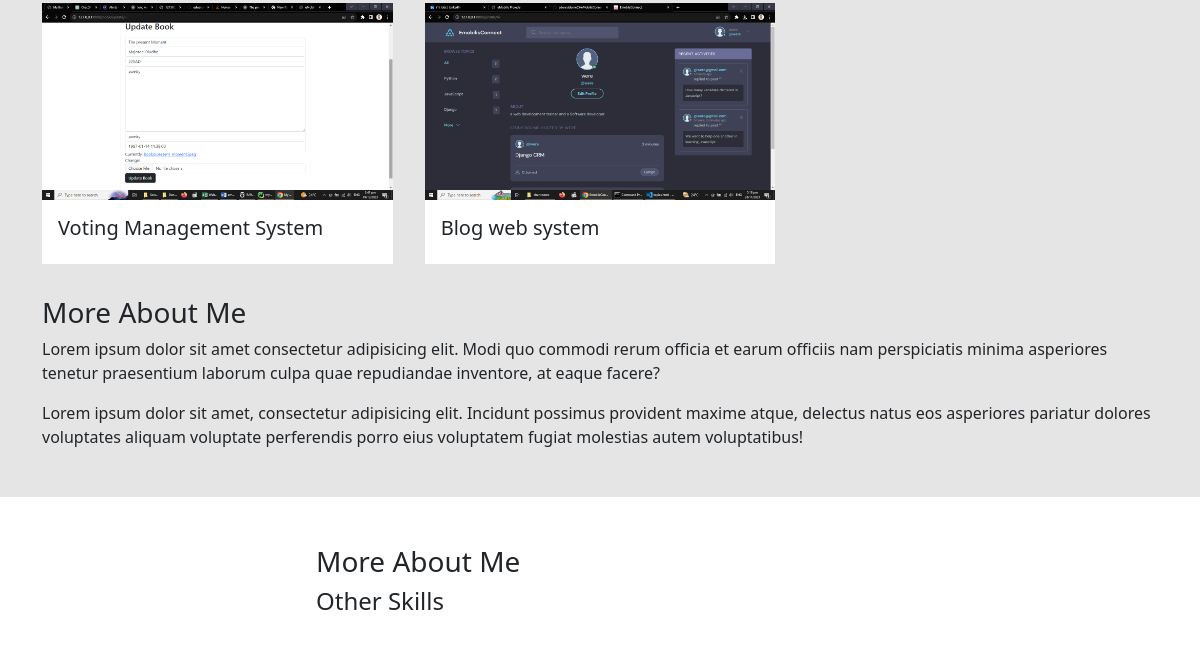
Before: / (lower part) with the older database file.
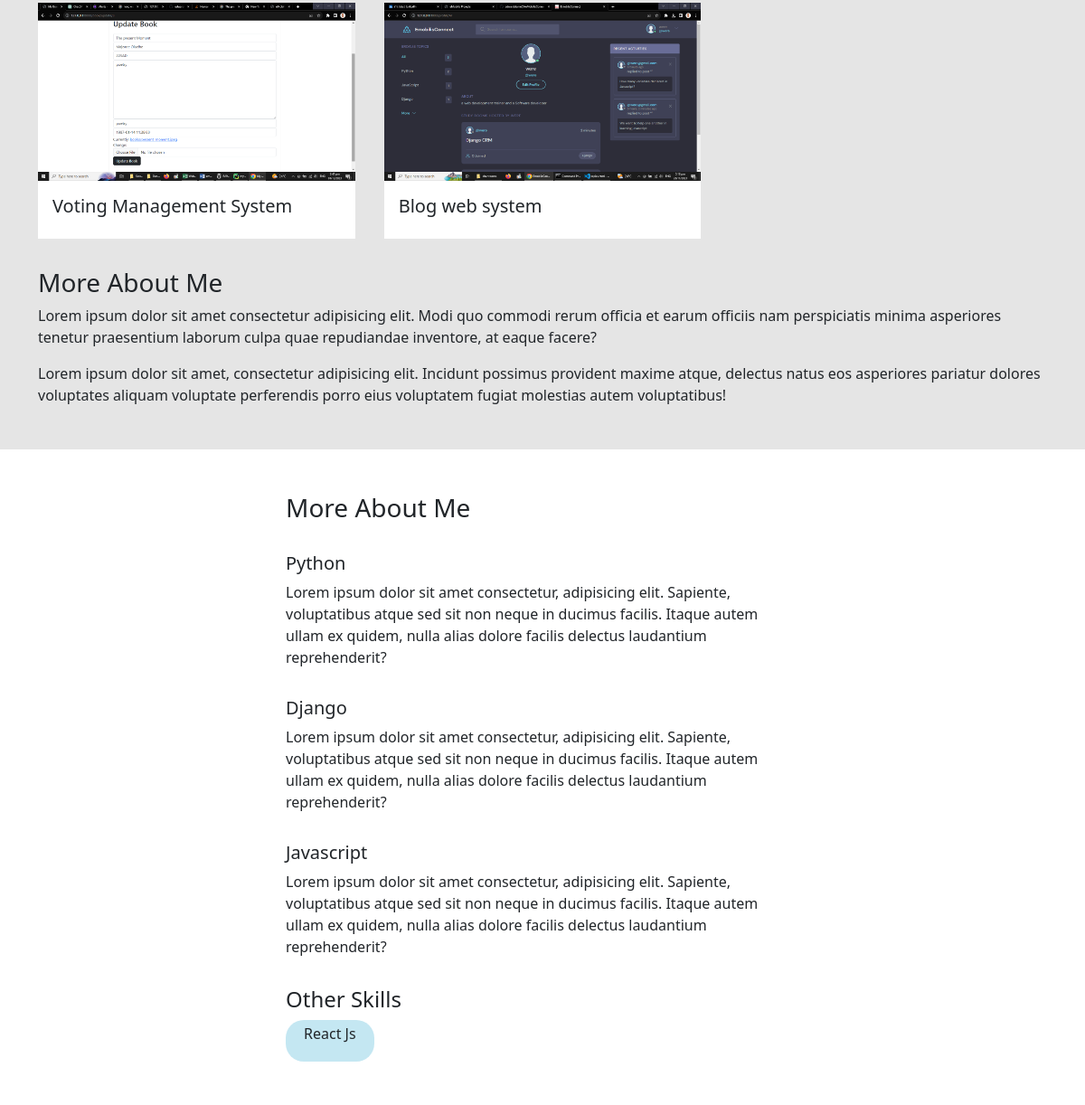
After: the same page with the newer database file.
### base/models.py (models this page shows, shortened)
class Project(models.Model):
    title= models.CharField(max_length=200)
    thumbnail=models.ImageField(null=True)
    body=models.TextField()
    slug=models.SlugField(null=True, blank=True)
    created=models.DateTimeField(auto_now_add=True)
    id=models.UUIDField(default=uuid.uuid4, unique=True, primary_key=True, editable=False)

class Skill(models.Model):
    title=models.CharField(max_length=200)
    body=models.TextField(null=True, blank=True)
    created=models.DateTimeField(auto_now_add=True)
    id=models.UUIDField(default=uuid.uuid4, unique=True, primary_key=True, editable=False)

### base/views.py (the view)
# urls.py: path('',views.homePage, name='home'),
def homePage(request):
    projects = Project.objects.all()
    detailedskills = Skill.objects.exclude(body ='')
    skills = Skill.objects.filter(body='')
    context={'projects':projects, 'skills':skills, 'detailedskills':detailedskills}
    return render(request, 'base/home.html',context )

### base/templates/base/home.html (shortened to what this page needs)
    {%extends 'base/main.html'%}
    {%load static%}
    {%block content%}
    <section class="container section-2">
        <div class="projects-wrapper">
            {%for project in projects%}
            <div class="project-column">
               <img class="project-thumbnail" src="{{project.thumbnail}}" alt="">
                <div class="project-body">
                    <h5>{{project.title}}</h5>
                </div>
            </div>
            {%empty%}
            <h3>There are no Projects in the database...!!</h3>
            {%endfor%}
        </div>
        <div class="about-wrapper">
        <h3>More About Me</h3>
        <p>Lorem ipsum dolor sit amet consectetur adipisicing elit. Modi quo commodi rerum officia et earum officiis nam perspiciatis minima asperiores tenetur praesentium laborum culpa quae repudiandae inventore, at eaque facere?</p>
        <p>Lorem ipsum dolor sit amet, consectetur adipisicing elit. Incidunt possimus provident maxime atque, delectus natus eos asperiores pariatur dolores voluptates aliquam voluptate perferendis porro eius voluptatem fugiat molestias autem voluptatibus!</p>
        </div>
    </section>
    <section class="section-1">
    <div class="skills-container">
        <h3>More About Me</h3>
        {%for skill in detailedskills%}
        <div class="skill-wrapper">
            <h5>{{skill.title}}</h5>
            <p>{{skill.body}}</p>
        </div>
        {%endfor%}
        <h4>Other Skills</h4>
        <div class="other-skills-wrapper">
        {%for skill in skills%}
        <div class="skill-tag">
                <p>{{skill.title}}</p>
            </div>
        </div>
        {%endfor%}
    </div>
</section>
{% endblock content %}

### base/templates/base/main.html (shortened to what this page needs)
<!DOCTYPE html>
{%load static%}
<html lang="en">
<head>
    <link href="https://cdn.jsdelivr.net/npm/bootstrap@5.3.2/dist/css/bootstrap.min.css" rel="stylesheet">
    <link rel="stylesheet" href="{%static 'styles/main.css' %}" media="screen" type="text/css">
</head>
<body>
    {%block content%}
    {%endblock content%}
</body>
</html>

### static/styles/main.css (style rules this page uses)
body { background-color: #E5E5E5; }
.section-1 { background-color: #fff; padding-top: 2em; padding-bottom: 2em; }
.section-2 { background-color: #E5E5E5; padding-top: 2em; padding-bottom: 2em; }
.projects-wrapper { display: grid; grid-template-columns: 1fr 1fr 1fr; gap: 2em; margin-top: 2em; margin-bottom: 2em; }
.project-thumbnail { width: 100%; }
.project-body { background-color: #fff; padding: 1em; }
.skills-container { width: 600px; margin: 0 auto; padding: 1em; }
.skill-wrapper { margin-top: 2em; margin-bottom: 2em; }
.other-skills-wrapper { display: flex; gap: 1em; }
.skill-tag { background-color: #C4E7F2; width: fit-content; padding: 3px 20px; border-radius: 20px; }

Changed rows visible on the page:
added Skill: title "Python", body "Lorem ipsum dolor sit amet consectetur, adipisicing elit. Sapiente, voluptatibus atque sed sit non neque in ducimus facilis. Itaque autem ullam ex quidem, nulla alias dolore facilis delectus laudantium reprehenderit?", shown under "More About Me"
added Skill: title "Django", body "Lorem ipsum dolor sit amet consectetur, adipisicing elit. Sapiente, voluptatibus atque sed sit non neque in ducimus facilis. Itaque autem ullam ex quidem, nulla alias dolore facilis delectus laudantium reprehenderit?", shown under "More About Me"
added Skill: title "Javascript", body "Lorem ipsum dolor sit amet consectetur, adipisicing elit. Sapiente, voluptatibus atque sed sit non neque in ducimus facilis. Itaque autem ullam ex quidem, nulla alias dolore facilis delectus laudantium reprehenderit?", shown under "More About Me"
added Skill: title "React Js", shown under "Other Skills"
